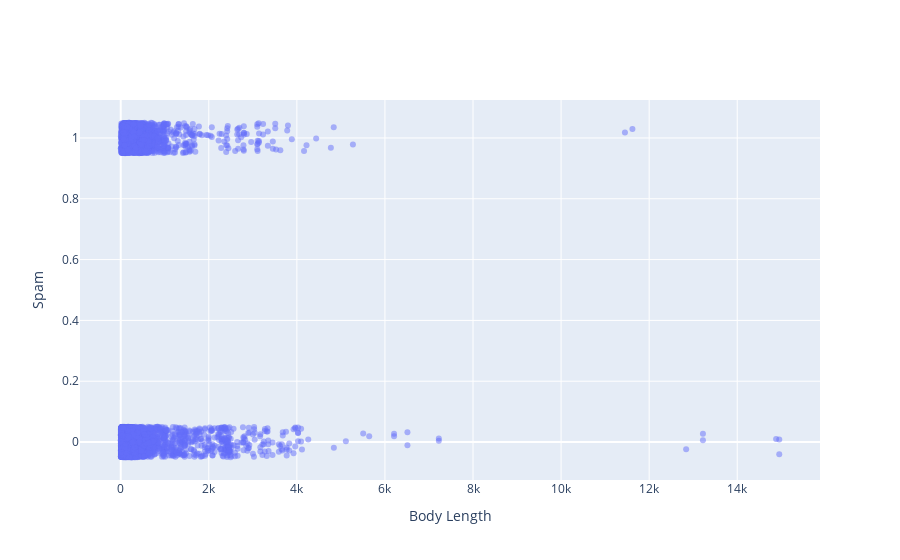

Notebook cell for this chart:
### Code cell
def jitter(data, amt=0.1):
    return data + amt * np.random.rand(len(data)) - amt/2.0

X = X_train_new[['number of words in body']].to_numpy()
Y = t['spam'].astype(float).to_numpy()
points = go.Scatter(x=X.flatten(), y = jitter(Y),
                    mode="markers", 
                    marker=dict(opacity=0.5))
layout = dict(xaxis=dict(title="Body Length"),yaxis=dict(title="Spam"))
go.Figure(data=[points], layout=layout)

### Figure 1 — Plotly figure (JSON) as saved in the notebook; plotly's stock layout.template omitted (floating-point values rounded to 4 significant figures; data arrays with more than 128 entries replaced by an {"elided": "..."} marker saying what was removed)
{"data": [{"marker": {"opacity": 0.5}, "mode": "markers", "type": "scatter", "x": {"elided": "7513 int values"}, "y": {"elided": "7513 float values"}}], "layout": {"xaxis": {"title": {"text": "Body Length"}}, "yaxis": {"title": {"text": "Spam"}}}}
